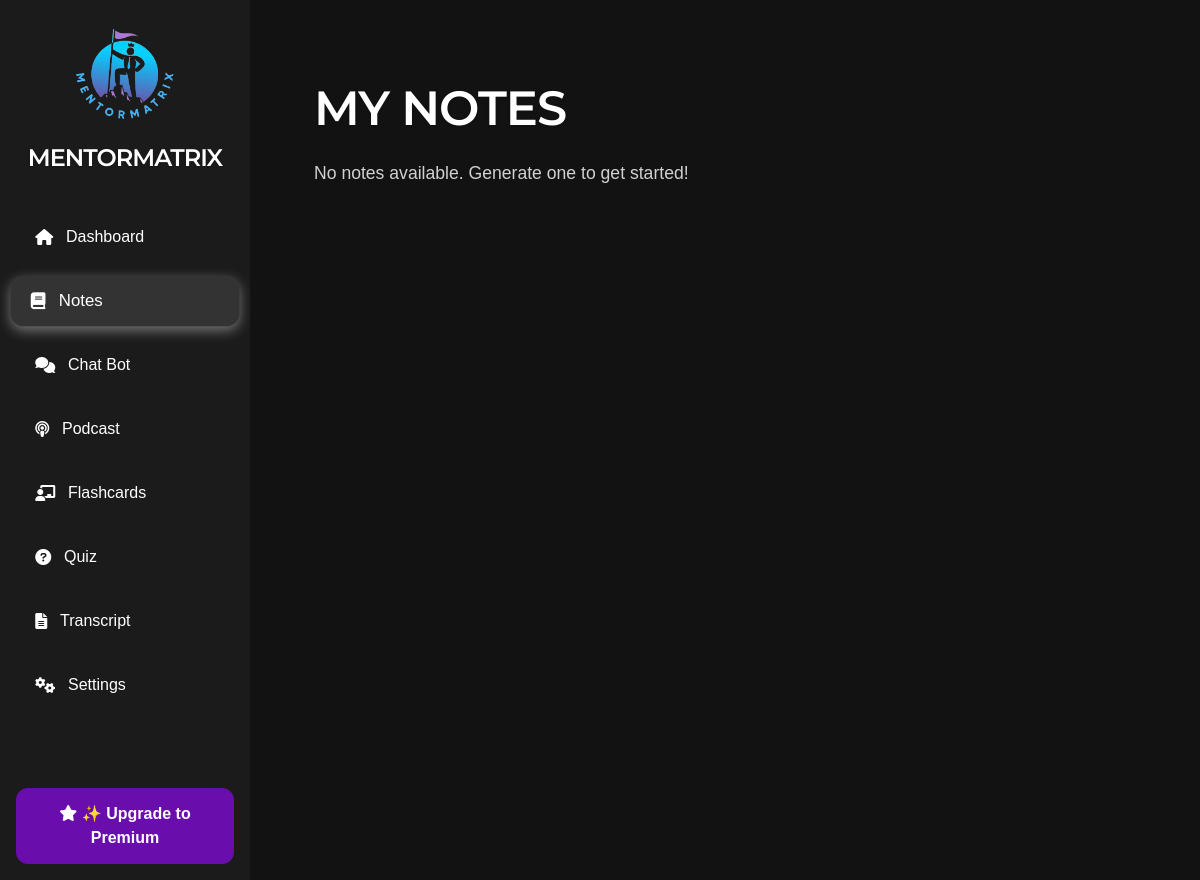
/notes, run on an earlier commit of the app's database.
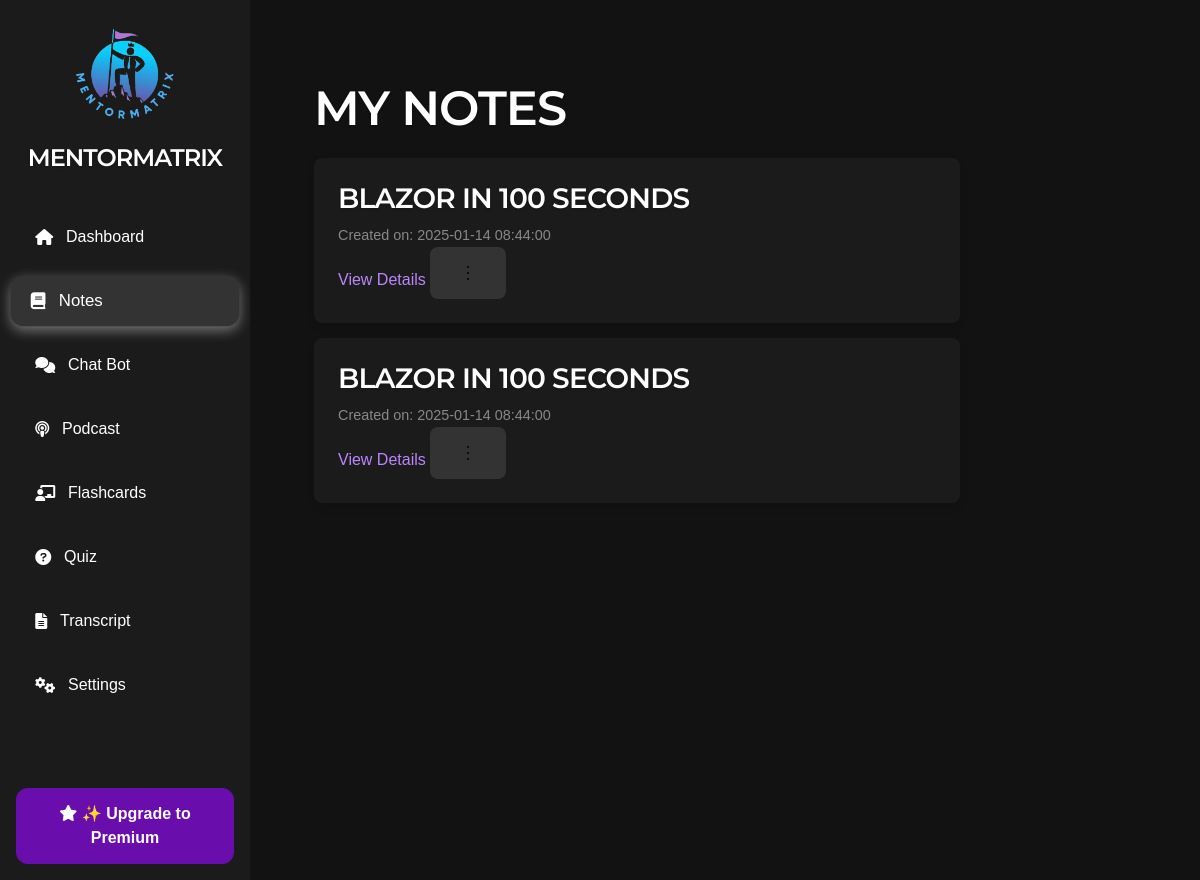
And on a later commit of the database.
### tables this page shows
CREATE TABLE notes (
                    id INTEGER PRIMARY KEY AUTOINCREMENT,
                    transcript_id INTEGER,
                    title TEXT NOT NULL,
                    content TEXT NOT NULL,
                    created_at DATETIME DEFAULT CURRENT_TIMESTAMP,
                    updated_at DATETIME DEFAULT CURRENT_TIMESTAMP,
                    FOREIGN KEY (transcript_id) REFERENCES transcripts(id) ON DELETE CASCADE);

### routes/notes.py (the view)
@notes_blueprint.route("/notes")
def notes():
    notes_data = db.execute("""
        SELECT
            notes.id,
            notes.title AS note_title,
            notes.content AS note_content,
            notes.created_at,
            files.name AS file_name,
            files.file_type,
            files.metadata,
            transcripts.title AS transcript_title
        FROM notes
        LEFT JOIN files ON notes.transcript_id = files.transcript_id
        LEFT JOIN transcripts ON notes.transcript_id = transcripts.id
    """)
    return render_template("notes.html", notes=notes_data, current_route="notes")

### templates/notes.html (shortened to what this page needs)
{% extends "layout.html" %}
{% block other_head_stuff %}
    <link rel="stylesheet" href="{{ url_for('static', filename='css/notes.css') }}">
{% endblock %}
{% block content %}
    <div class="container">
        <div class="main-content">
            <h1>My Notes</h1>
            <ul class="notes-list">
                {% for note in notes %}
                    <li class="note-item">
                        <h2>{{ note.note_title }}</h2>
                        <small>Created on: {{ note.created_at }}</small>
                        <a href="{{ url_for('notes.view_note', note_id=note.id) }}" class="view-details-btn">View Details</a>
                        <button class="settings-btn" onclick="openNoteSettings({{ note.id }}, '{{ note.note_title | escape }}')">
                            <img src="{{ url_for('static', filename='images/three_dots.svg') }}" alt="">
                        </button>
                    </li>
                {% else %}
                    <p>No notes available. Generate one to get started!</p>
                {% endfor %}
            </ul>
        </div>
    </div>
{% endblock %}

### templates/layout.html (shortened to what this page needs)
<!DOCTYPE html>
<html lang="en">
  <head>
    <link
      rel="stylesheet"
      href="https://cdnjs.cloudflare.com/ajax/libs/font-awesome/6.0.0-beta3/css/all.min.css"
    />
    <link
      rel="stylesheet"
      href="{{ url_for('static', filename='css/tailwind.css') }}"
    />
    <link
      rel="stylesheet"
      href="{{ url_for('static', filename='css/popup.css') }}"
    />
    <link
      rel="stylesheet"
      href="{{ url_for('static', filename='css/base.css') }}"
    />
    {% block other_head_stuff %} {% endblock %}
  </head>
  <body>
    <div class="container">
      <aside class="sidebar">
        <div class="logo">
          <center>
            <img
              src="{{ url_for('static', filename='images/MentorMatrix_logo.png') }}"
              alt="MentorMatrix Logo"
              style="
                width: 120px;
                height: 120px;
                border-radius: 50%; /* Makes it a circle */
                overflow: hidden; /* Ensures contents stay within the circle */
              "
            />
            <h1>MentorMatrix</h1>
          </center>
        </div>
        <nav class="nav-links">
          <button
            class="nav-item {% if current_route == 'dashboard' %}active{% endif %}"
            onclick="redirectToPage('/dashboard')"
          >
            <i class="fas fa-home nav-icon"></i> Dashboard
          </button>
          <button
            class="nav-item {% if current_route == 'notes' %}active{% endif %}"
            onclick="redirectToPage('/notes')"
          >
            <i class="fas fa-book nav-icon"></i> Notes
          </button>
          <button
            class="nav-item {% if current_route == 'chatbot' %}active{% endif %}"
            onclick="redirectToPage('/chatbot')"
          >
            <i class="fas fa-comments nav-icon"></i> Chat Bot
          </button>
          <button
            class="nav-item {% if current_route == 'podcast' %}active{% endif %}"
            onclick="redirectToPage('/podcast')"
          >
            <i class="fas fa-podcast nav-icon"></i> Podcast
          </button>
          <button
            class="nav-item {% if current_route == 'flashcards' %}active{% endif %}"
            onclick="redirectToPage('/flashcards')"
          >
            <i class="fas fa-chalkboard-teacher nav-icon"></i> Flashcards
          </button>
          <button
            class="nav-item {% if current_route == 'quiz' %}active{% endif %}"
            onclick="redirectToPage('/quiz')"
          >
            <i class="fas fa-question-circle nav-icon"></i> Quiz
          </button>
          <button
            class="nav-item {% if current_route == 'transcript' %}active{% endif %}"
            onclick="redirectToPage('/transcript')"
          >
            <i class="fas fa-file-alt nav-icon"></i> Transcript
          </button>
          <button
            class="nav-item {% if current_route == 'settings' %}active{% endif %}"
            onclick="redirectToPage('/settings')"
          >
            <i class="fas fa-cogs nav-icon"></i> Settings
          </button>
        </nav>
        <button class="premium-button" onclick="redirectToPage('/pricing')">
          <i class="fas fa-star nav-icon"></i> ✨ Upgrade to Premium
        </button>
      </aside>
      <main class="main-content">
        {% block content %} {% endblock %}
      </main>
    </div>
  </body>
</html>

### static/css/base.css (style rules this page uses)
* { margin: 0; padding: 0; box-sizing: border-box; }
:root { --font-family: "Arial", sans-serif; --background-color: #121212; --text-color: #e0e0e0; --primary-purple: #6a0dad; --hover-purple: #5c0ab8; --active-purple: #4b0997; --hover-bg-color: #333333; --active-bg-color: #333333; --white: #ffffff; --soft-text-shadow: 0 1px 3px rgba(0, 0, 0, 0.2); }
body { font-family: var(--font-family); background-color: var(--background-color); color: var(--text-color); }
.container { display: flex; min-height: 100vh; }
.logo h1 { font-size: 1.5rem; color: #ffffff; margin: 1rem 0; }
.nav-links { flex-grow: 1; }
.nav-item { display: flex; align-items: center; color: #bbbbbb; font-size: 1rem; padding: 0.75rem 0; text-decoration: none; }
.nav-item i { margin-right: 10px; }
.nav-item.active, .nav-item:hover { color: #ffffff; background-color: #333333; border-radius: 8px; padding-left: 10px; }
.premium-button { background-color: var(--primary-purple); color: var(--white); font-size: 1rem; font-weight: 600; padding: 0.75rem 1.5rem; text-align: center; border-radius: 12px; border: 2px solid #6a0dad; cursor: pointer; margin-top: 1rem; display: inline-block; transition: all 0.3s ease-in-out; }
button { cursor: pointer; background-color: #333333; color: #ffffff; font-size: 1rem; font-weight: 500; padding: 0.75rem 1.5rem; border-radius: 8px; border: 2px solid transparent; display: inline-block; transition: all 0.3s ease; }
button, .premium-button { transition: all 0.3s ease; }
h1, h2, h3 { color: #ffffff; font-weight: 600; letter-spacing: -0.5px; text-transform: uppercase; font-family: "Montserrat", serif; line-height: 1.2; }
h1, h2, h3 { text-shadow: var(--soft-text-shadow); }
h1 { font-size: 3rem; letter-spacing: -1px; }
h2 { font-size: 2.25rem; letter-spacing: -0.75px; }
.main-content { flex-grow: 1; padding: 2rem; position: relative; }
a { color: #bb86fc; text-decoration: none; font-weight: 500; transition: color 0.3s ease-in-out, text-decoration 0.3s ease-in-out; }
.sidebar { width: 250px; background-color: #1b1b1b; padding: 1rem; display: flex; flex-direction: column; justify-content: space-between; }
.sidebar .logo h1 { font-size: 1.5rem; color: #ffffff; margin-top: 0.5rem; }
.nav-links { display: flex; flex-direction: column; gap: 1rem; margin-top: 1.5rem; }
.nav-links .nav-item { display: flex; align-items: center; padding: 0.75rem 1.2rem; border-radius: 12px; color: #fff; font-size: 1rem; background-color: transparent; border: 2px solid transparent; cursor: pointer; text-align: left; transition: background-color 0.3s, border 0.3s, box-shadow 0.3s, transform 0.2s; width: 100%; will-change: transform, background-color; }
.nav-links .nav-item.active { background-color: var(--active-bg-color); border-color: #fff; box-shadow: 0 4px 12px rgba(255, 255, 255, 0.4); transform: scale(1.05); }
.nav-links .nav-item i { margin-right: 0.8rem; }
.nav-links .nav-item { outline: none; border: none; background: none; text-decoration: none; }

### static/css/notes.css (style rules this page uses)
.notes-list { list-style-type: none; padding: 0; margin-top: 20px; }
.note-item { background-color: #1b1b1b; padding: 1.5rem; margin-bottom: 15px; border-radius: 8px; box-shadow: 0 4px 8px rgba(0, 0, 0, 0.1); transition: transform 0.3s ease; }
.note-item h2 { font-size: 1.75rem; margin-bottom: 0.5rem; }
.note-item small { display: block; font-size: 0.9rem; margin-top: 10px; color: #888; }

What changed in the data, as far as the page shows it:
added notes: note_title "BLAZOR IN 100 SECONDS", created_at "2025-01-14 08:44:00", shows a picture
Also different on the page:
text no longer shown: "No notes available. Generate one to get started!"
